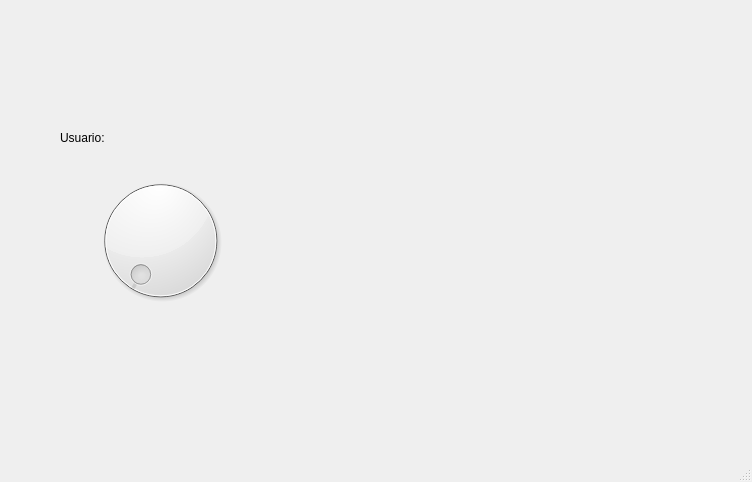
<?xml version="1.0" encoding="UTF-8"?>
<ui version="4.0">
 <class>MainWindow</class>
 <widget class="QMainWindow" name="MainWindow">
  <property name="geometry">
   <rect>
    <x>0</x>
    <y>0</y>
    <width>752</width>
    <height>482</height>
   </rect>
  </property>
  <property name="windowTitle">
   <string>MainWindow</string>
  </property>
  <widget class="QWidget" name="centralwidget">
   <widget class="QLabel" name="label">
    <property name="geometry">
     <rect>
      <x>20</x>
      <y>10</y>
      <width>121</width>
      <height>71</height>
     </rect>
    </property>
    <property name="text">
     <string/>
    </property>
    <property name="pixmap">
     <pixmap resource="../Imagenes/recursos.qrc">:/Logos/FI_LOGO.png</pixmap>
    </property>
    <property name="scaledContents">
     <bool>true</bool>
    </property>
   </widget>
   <widget class="QLabel" name="label_4">
    <property name="geometry">
     <rect>
      <x>620</x>
      <y>0</y>
      <width>121</width>
      <height>71</height>
     </rect>
    </property>
    <property name="text">
     <string/>
    </property>
    <property name="pixmap">
     <pixmap resource="../Imagenes/recursos.qrc">:/Logos/FI_LOGO.png</pixmap>
    </property>
    <property name="scaledContents">
     <bool>true</bool>
    </property>
   </widget>
   <widget class="QLabel" name="label_5">
    <property name="geometry">
     <rect>
      <x>620</x>
      <y>350</y>
      <width>121</width>
      <height>71</height>
     </rect>
    </property>
    <property name="text">
     <string/>
    </property>
    <property name="pixmap">
     <pixmap resource="../Imagenes/recursos.qrc">:/Logos/FI_LOGO.png</pixmap>
    </property>
    <property name="scaledContents">
     <bool>true</bool>
    </property>
   </widget>
   <widget class="QLabel" name="img_persona">
    <property name="geometry">
     <rect>
      <x>350</x>
      <y>140</y>
      <width>271</width>
      <height>131</height>
     </rect>
    </property>
    <property name="text">
     <string/>
    </property>
    <property name="pixmap">
     <pixmap resource="../Imagenes/recursos.qrc">:/Logos/FI_LOGO.png</pixmap>
    </property>
    <property name="scaledContents">
     <bool>true</bool>
    </property>
   </widget>
   <widget class="QLabel" name="label_2">
    <property name="geometry">
     <rect>
      <x>60</x>
      <y>130</y>
      <width>58</width>
      <height>16</height>
     </rect>
    </property>
    <property name="text">
     <string>Usuario:</string>
    </property>
   </widget>
   <widget class="QDial" name="dial_mascotas">
    <property name="geometry">
     <rect>
      <x>90</x>
      <y>170</y>
      <width>141</width>
      <height>141</height>
     </rect>
    </property>
   </widget>
  </widget>
  <widget class="QMenuBar" name="menubar">
   <property name="geometry">
    <rect>
     <x>0</x>
     <y>0</y>
     <width>752</width>
     <height>24</height>
    </rect>
   </property>
  </widget>
  <widget class="QStatusBar" name="statusbar"/>
 </widget>
 <resources>
  <include location="../Imagenes/recursos.qrc"/>
 </resources>
 <connections/>
</ui>
